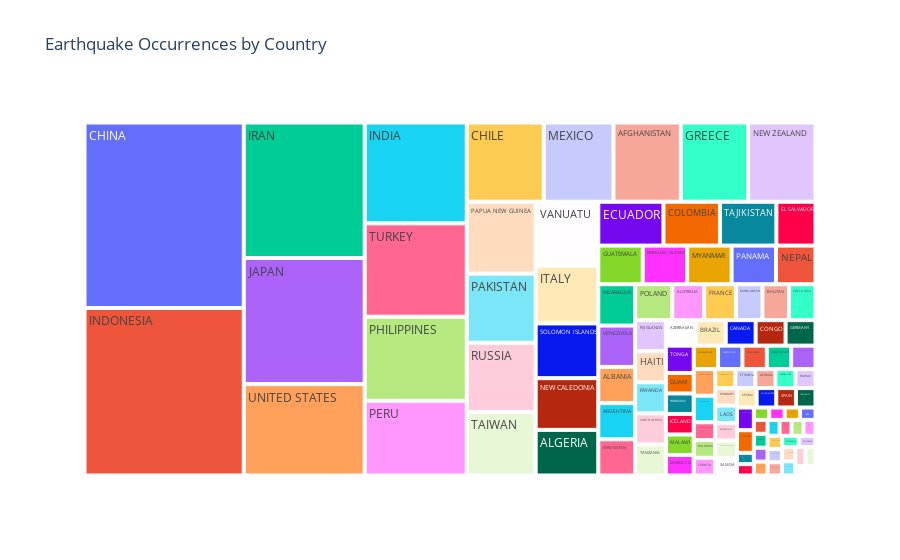

Notebook code cell kept with this figure:
### Code cell
import plotly.express as px

fig = px.treemap(
    country_counts,
    path=["Country Name"],
    values="Count",
    title="Earthquake Occurrences by Country",
    hover_data={"Count": True, "Average Magnitude": True}  # Pass 'Average Magnitude' explicitly
)

# custom hover 
fig.update_traces(
    customdata=country_counts[["Average Magnitude"]].values,  # Include custom data for hovertemplate
    hovertemplate="<b>%{label}</b><br>Count: %{value}<br>Average Magnitude: %{customdata[0]:.2f}<extra></extra>"
)

fig.show()

### Figure 1 — Plotly figure (JSON) as saved in the notebook; plotly's stock layout.template omitted (floating-point values rounded to 4 significant figures)
{"data": [{"branchvalues": "total", "customdata": [[5.488], [6.371], [5.524], [6.579], [5.772], [5.243], [5.592], [6.2], [6.33], [6.834], [6.541], [5.911], [6.229], [6.043], [7.258], [5.7], [6.676], [6.339], [6.719], [5.447], [7.189], [7.018], [5.173], [5.873], [5.892], [5.492], [5.9], [7.367], [6.4], [5.911], [5.967], [5.8], [5.625], [5.775], [5.871], [5.757], [3.8], [5.2], [5.783], [4.633], [7.68], [5.58], [6.38], [6.06], [3.96], [5.56], [4.98], [4.92], [6.4], [7.6], [5.975], [5.7], [4.475], [4.333], [6.5], [5.233], [6.067], [6.2], [4.967], [4.733], [7.4], [5.8], [6.433], [6.733], [7.667], [7], [7.5], [4.95], [3.3], [5.45], [5.35], [4.75], [4.65], [5.6], [7.1], [4.45], [4.7], [5], [5.9], [5.45], [5.35], [6.05], [6.8], [5.15], [5.2], [7.6], [7.7], [4.4], [5], [5.7], [6.1], [7.4], [6], [7], [4.7], [5.9], [5.8], [4.1], [2.2], [5.5], [4.4], [3.9], [5.1], [5], [5.8], [5.4], [5.3], [5.2], [5.9]], "domain": {"x": [0, 1], "y": [0, 1]}, "hovertemplate": "<b>%{label}</b><br>Count: %{value}<br>Average Magnitude: %{customdata[0]:.2f}<extra></extra>", "ids": ["AFGHANISTAN", "ALBANIA", "ALGERIA", "ANATAHAN REGION, N. MARIANA ISLANDS", "ARGENTINA", "ATLANTIC OCEAN", "AUSTRALIA", "AZERBAIJAN", "BALKANS NW: KOSOVO; MACEDONIA: N", "BANGLADESH", "BHUTAN", "BOSNIA-HERZEGOVINA", "BRAZIL", "BULGARIA", "BURUNDI", "CANADA", "CHILE", "CHINA", "COLOMBIA", "COMOROS", "CONGO", "COSTA RICA", "CROATIA", "CUBA", "CZECH REPUBLIC", "DOMINICAN REPUBLIC", "ECUADOR", "EGYPT", "EL SALVADOR", "ETHIOPIA", "FIJI ISLANDS", "FRANCE", "GEORGIA", "GERMANY", "GREECE", "GUADELOUPE", "GUAM", "GUATEMALA", "GULF OF MEXICO", "HAITI", "HAWAII", "HONDURAS", "HUNGARY", "ICELAND", "INDIA", "INDIAN OCEAN", "INDONESIA", "IRAN", "ITALY", "JAPAN", "JORDAN", "KAZAKHSTAN", "KERMADEC ISLANDS", "KYRGYZSTAN", "LAOS", "LEBANON", "MACEDONIA", "MADAGASCAR", "MALAWI", "MALAYSIA", "MARTINIQUE", "MEXICO", "MONTENEGRO", "MOROCCO", "MOZAMBIQUE", "MYANMAR", "NEPAL", "NEW CALEDONIA", "NEW ZEALAND", "NICARAGUA", "NORTHERN MARIANA ISLANDS", "PAKISTAN", "PANAMA", "PAPUA NEW GUINEA", "PERU", "PHILIPPINES", "POLAND", "PUERTO RICO", "ROMANIA", "RUSSIA", "RWANDA", "SAMOA", "SAUDI ARABIA", "SCOTIA SEA", "SERBIA", "SLOVAKIA", "SLOVENIA", "SOLOMON ISLANDS", "SOUTH AFRICA", "SOUTH KOREA", "SOUTH SANDWICH ISLANDS", "SPAIN", "SWITZERLAND", "TAIWAN", "TAJIKISTAN", "TANZANIA", "THAILAND", "THE NETHERLANDS", "TONGA", "TRINIDAD AND TOBAGO", "TURKEY", "TURKMENISTAN", "UNITED KINGDOM", "UNITED STATES", "UZBEKISTAN", "VANUATU", "VENEZUELA", "VIETNAM", "ZAMBIA"], "labels": ["AFGHANISTAN", "ALBANIA", "ALGERIA", "ANATAHAN REGION, N. MARIANA ISLANDS", "ARGENTINA", "ATLANTIC OCEAN", "AUSTRALIA", "AZERBAIJAN", "BALKANS NW: KOSOVO; MACEDONIA: N", "BANGLADESH", "BHUTAN", "BOSNIA-HERZEGOVINA", "BRAZIL", "BULGARIA", "BURUNDI", "CANADA", "CHILE", "CHINA", "COLOMBIA", "COMOROS", "CONGO", "COSTA RICA", "CROATIA", "CUBA", "CZECH REPUBLIC", "DOMINICAN REPUBLIC", "ECUADOR", "EGYPT", "EL SALVADOR", "ETHIOPIA", "FIJI ISLANDS", "FRANCE", "GEORGIA", "GERMANY", "GREECE", "GUADELOUPE", "GUAM", "GUATEMALA", "GULF OF MEXICO", "HAITI", "HAWAII", "HONDURAS", "HUNGARY", "ICELAND", "INDIA", "INDIAN OCEAN", "INDONESIA", "IRAN", "ITALY", "JAPAN", "JORDAN", "KAZAKHSTAN", "KERMADEC ISLANDS", "KYRGYZSTAN", "LAOS", "LEBANON", "MACEDONIA", "MADAGASCAR", "MALAWI", "MALAYSIA", "MARTINIQUE", "MEXICO", "MONTENEGRO", "MOROCCO", "MOZAMBIQUE", "MYANMAR", "NEPAL", "NEW CALEDONIA", "NEW ZEALAND", "NICARAGUA", "NORTHERN MARIANA ISLANDS", "PAKISTAN", "PANAMA", "PAPUA NEW GUINEA", "PERU", "PHILIPPINES", "POLAND", "PUERTO RICO", "ROMANIA", "RUSSIA", "RWANDA", "SAMOA", "SAUDI ARABIA", "SCOTIA SEA", "SERBIA", "SLOVAKIA", "SLOVENIA", "SOLOMON ISLANDS", "SOUTH AFRICA", "SOUTH KOREA", "SOUTH SANDWICH ISLANDS", "SPAIN", "SWITZERLAND", "TAIWAN", "TAJIKISTAN", "TANZANIA", "THAILAND", "THE NETHERLANDS", "TONGA", "TRINIDAD AND TOBAGO", "TURKEY", "TURKMENISTAN", "UNITED KINGDOM", "UNITED STATES", "UZBEKISTAN", "VANUATU", "VENEZUELA", "VIETNAM", "ZAMBIA"], "name": "", "parents": ["", "", "", "", "", "", "", "", "", "", "", "", "", "", "", "", "", "", "", "", "", "", "", "", "", "", "", "", "", "", "", "", "", "", "", "", "", "", "", "", "", "", "", "", "", "", "", "", "", "", "", "", "", "", "", "", "", "", "", "", "", "", "", "", "", "", "", "", "", "", "", "", "", "", "", "", "", "", "", "", "", "", "", "", "", "", "", "", "", "", "", "", "", "", "", "", "", "", "", "", "", "", "", "", "", "", "", "", ""], "type": "treemap", "values": [28, 7, 15, 1, 7, 1, 6, 4, 1, 5, 5, 2, 4, 2, 1, 4, 32, 155, 13, 1, 4, 5, 2, 1, 1, 2, 15, 1, 9, 2, 5, 6, 2, 4, 28, 2, 3, 9, 1, 5, 2, 3, 2, 3, 54, 1, 140, 86, 19, 80, 1, 1, 9, 7, 2, 1, 2, 1, 3, 1, 1, 29, 1, 3, 3, 9, 8, 17, 28, 8, 2, 25, 9, 26, 40, 45, 7, 3, 1, 25, 5, 2, 3, 3, 2, 1, 1, 18, 5, 2, 3, 2, 1, 23, 13, 5, 2, 2, 4, 3, 50, 1, 3, 58, 1, 21, 8, 2, 1]}], "layout": {"legend": {"tracegroupgap": 0}, "title": {"text": "Earthquake Occurrences by Country"}}}
